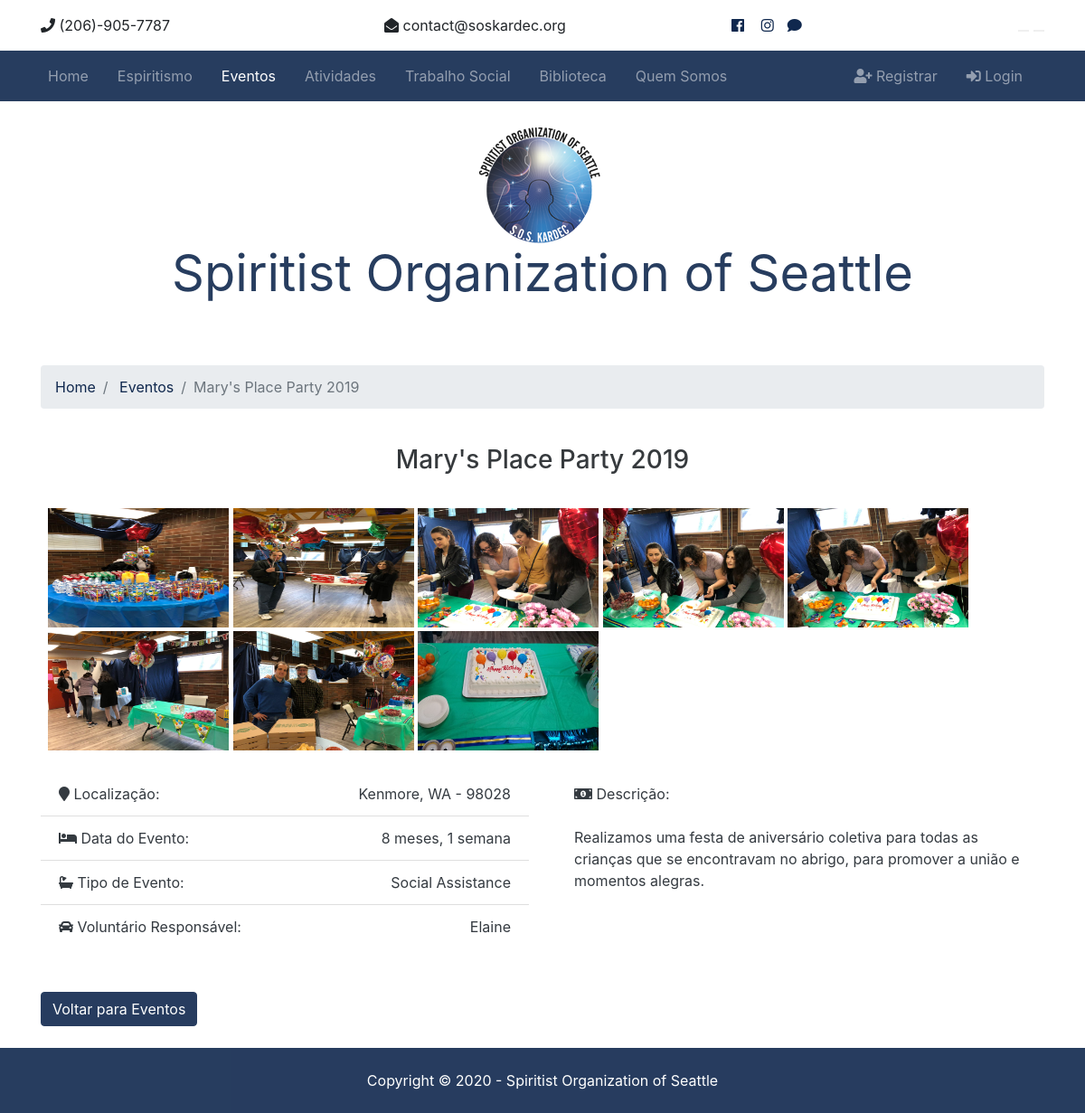
Screenshot of /eventos/7 with the database file from the repository.
### eventos/models.py (models this page shows, shortened)
class Evento(models.Model):
    volunteer = models.ForeignKey(Voluntario, on_delete=models.DO_NOTHING)
    title = models.CharField(max_length=200)
    address = models.CharField(max_length=300)
    city = models.CharField(max_length=100)
    state = models.CharField(max_length=100)
    zipcode = models.CharField(max_length=20)
    description = models.TextField(blank=True)
    event_type = models.CharField(max_length=200)
    event_date = models.DateTimeField(default=datetime.now, blank=True)
    is_published = models.BooleanField(default=True)
    photo_main = models.ImageField(upload_to='photos/%Y%m%d/')
    photo_1 = models.ImageField(upload_to='photos/%Y/%m/%d/', blank=True)
    photo_2 = models.ImageField(upload_to='photos/%Y/%m/%d/', blank=True)
    photo_3 = models.ImageField(upload_to='photos/%Y/%m/%d/', blank=True)
    photo_4 = models.ImageField(upload_to='photos/%Y/%m/%d/', blank=True)
    photo_5 = models.ImageField(upload_to='photos/%Y/%m/%d/', blank=True)
    photo_6 = models.ImageField(upload_to='photos/%Y/%m/%d/', blank=True)
    photo_7 = models.ImageField(upload_to='photos/%Y/%m/%d/', blank=True)
    photo_8 = models.ImageField(upload_to='photos/%Y/%m/%d/', blank=True)
    photo_9 = models.ImageField(upload_to='photos/%Y/%m/%d/', blank=True)
    photo_10 = models.ImageField(upload_to='photos/%Y/%m/%d/', blank=True)

### voluntarios/models.py (models this page shows)
class Voluntario(models.Model):
    name = models.CharField(max_length=200)
    photo = models.ImageField(upload_to='photos/%Y/%m/%d/', blank=True)
    description = models.TextField(blank=True)
    phone = models.CharField(max_length=20)
    email = models.CharField(max_length=50)
    join_date = models.DateTimeField(default=datetime.now)
    def __str__(self):
        return self.name

### eventos/views.py (the view)
# urls.py: path('<int:evento_id>', views.evento, name='evento'), # /eventos/id (23)
def evento(request, evento_id):
    evento = get_object_or_404(Evento, pk=evento_id)
    context = {
        'evento': evento
    }
    return render(request, 'eventos/evento.html', context)

### templates/eventos/evento.html (shortened to what this page needs)
{% extends 'base.html' %}
{% load static %}
{% load i18n %}
{% load humanize %}
{% block content %}
  <section id="showcase-inner" class="py-4 text-primary">
    <div class="row text-center">
      <div class="container">
        <div class="col-md-12">
            <img src="{% static 'img/sos_logo.png' %}" class="main-logo">
            <h1 class="display-4">Spiritist Organization of Seattle</h1>
          </div>
      </div>
      </div>
  </section>
  <section id="bc" class="mt-3">
    <div class="container">
      <nav>
        <ol class="breadcrumb">
          <li class="breadcrumb-item">
            <a href="{% url 'index' %}">Home</a>
          </li>
          <li class="breadcrumb-item">
            <a href="{% url 'eventos' %}"> {% trans "Eventos" %} </a>
          </li>
          <li class="breadcrumb-item active">{{ evento.title }}</li>
        </ol>
      </nav>
    </div>
  </section>
  <section id="listing" class="py-4">
    <div class="container">
      <div class="text-center">
        <h3 class="">{{ evento.title }}</h3><br>
      </div>
      <div class="row-grid">
        <div class="column-img-grid">
          {% if evento.photo_1 %}
            <a href="{{ evento.photo_1.url }}" data-lightbox="home-images">
              <img src="{{ evento.photo_1.url }}" alt="" class="img-rounded" width="200" height="132">
            </a>
          {% endif %}
          {% if evento.photo_2 %}
            <a href="{{ evento.photo_2.url }}" data-lightbox="home-images">
              <img src="{{ evento.photo_2.url }}" alt="" class="img-rounded" width="200" height="132">
            </a>
          {% endif %}
          {% if evento.photo_3 %}
            <a href="{{ evento.photo_3.url }}" data-lightbox="home-images">
              <img src="{{ evento.photo_3.url }}" alt="" class="img-rounded" width="200" height="132">
            </a>
          {% endif %}
          {% if evento.photo_4 %}
            <a href="{{ evento.photo_4.url }}" data-lightbox="home-images">
              <img src="{{ evento.photo_4.url }}" alt="" class="img-rounded" width="200" height="132">
            </a>
          {% endif %}
          {% if evento.photo_5 %}
            <a href="{{ evento.photo_5.url }}" data-lightbox="home-images">
              <img src="{{ evento.photo_5.url }}" alt="" class="img-rounded" width="200" height="132">
            </a>
          {% endif %}
          {% if evento.photo_6 %}
            <a href="{{ evento.photo_6.url }}" data-lightbox="home-images">
              <img src="{{ evento.photo_6.url }}" alt="" class="img-rounded" width="200" height="132">
            </a>
          {% endif %}
          {% if evento.photo_7 %}
            <a href="{{ evento.photo_7.url }}" data-lightbox="home-images">
              <img src="{{ evento.photo_7.url }}" alt="" class="img-rounded" width="200" height="132">
            </a>
          {% endif %}
          {% if evento.photo_9 %}
            <a href="{{ evento.photo_9.url }}" data-lightbox="home-images">
              <img src="{{ evento.photo_9.url }}" alt="" class="img-rounded" width="200" height="132">
            </a>
          {% endif %}
        </div>
      </div>
      <br>
        <div class="row mb-5">
          <div class="col-md-6">
            <ul class="list-group list-group-flush">
              <li class="list-group-item text-dark">
                  <i class="fas fa-map-marker"></i> {% trans "Localização" %}:
                  <span class="float-right">{{ evento.city }}, {{ evento.state }} - {{ evento.zipcode }}</span>
              </li>
              <li class="list-group-item text-dark">
                  <i class="fas fa-bed"></i> {% trans "Data do Evento" %}:
                  <span class="float-right">{{ evento.event_date | timesince }}</span>
              </li>
              <li class="list-group-item text-dark">
                <i class="fas fa-bath"></i> {% trans "Tipo de Evento" %}:
                <span class="float-right">{{ evento.event_type }}</span>
              </li>
              <li class="list-group-item text-dark">
                <i class="fas fa-car"></i> {% trans "Voluntário Responsável" %}:
                <span class="float-right">{{ evento.volunteer }}</span>
              </li>
            </ul>
          </div>
          <div class="col-md-6">
            <ul class="list-group list-group-flush">
              <li class="list-group-item text-dark">
                <i class="fas fa-money-bill-alt"></i> {% trans "Descrição" %}:<br><br>
                <span class="float-right">{{ evento.description }}</span>
              </li>
            </ul>
          </div>
        </div>
      <a href="{% url 'eventos' %}" class="btn btn-primary"> {% trans "Voltar para Eventos" %} </a>
      </div>
  </section>
{% endblock %}

### soskardec/static/css/all.css (style rules this page uses)
.fa, .fas, .far, .fal, .fab { -moz-osx-font-smoothing: grayscale; -webkit-font-smoothing: antialiased; display: inline-block; font-style: normal; font-variant: normal; text-rendering: auto; line-height: 1; }
.fa-bath:before { content: "\f2cd"; }
.fa-bed:before { content: "\f236"; }
.fa-car:before { content: "\f1b9"; }
.fa-map-marker:before { content: "\f041"; }
.fa-money-bill-alt:before { content: "\f3d1"; }
.fa, .fas { font-family: 'Font Awesome 5 Free'; font-weight: 900; }

### soskardec/static/css/style.css (style rules this page uses)
.row-grid { display: flex; flex-wrap: wrap; padding: 0 4px; }
.column-img-grid { flex: 50%; padding: 0 4px; }
.column-img-grid img { margin-top: 4px; vertical-align: middle; }
#showcase-inner { position: relative; overflow: hidden; min-height: 200px; }
#showcase-inner::before { content: ''; position: absolute; top: 0; left: 0; min-height: 100%; width: 100%; background: url(../img/bluesky_img_1.jpg) no-repeat top center fixed; background-size: cover; }

### rows the page displays
Evento: title "Mary's Place Party 2019", photo_1 (picture), photo_2 (picture), photo_3 (picture), photo_4 (picture), photo_5 (picture), photo_6 (picture), photo_7 (picture), photo_9 (picture), city "Kenmore", state "WA", zipcode "98028", event_date "8 meses, 1 semana", event_type "Social Assistance", volunteer "Elaine", description "Realizamos uma festa de aniversário coletiva para todas as crianças que se encontravam no abrigo, para promover a união e momentos alegras."
